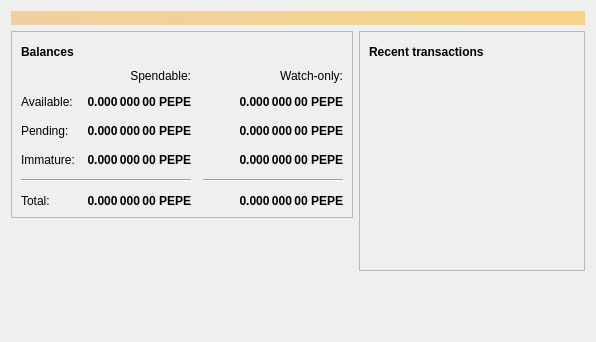
<?xml version="1.0" encoding="UTF-8"?>
<ui version="4.0">
 <class>OverviewPage</class>
 <widget class="QWidget" name="OverviewPage">
  <property name="geometry">
   <rect>
    <x>0</x>
    <y>0</y>
    <width>596</width>
    <height>342</height>
   </rect>
  </property>
  <property name="windowTitle">
   <string>Form</string>
  </property>
  <layout class="QVBoxLayout" name="topLayout">
   <item>
    <widget class="QLabel" name="labelAlerts">
     <property name="visible">
      <bool>false</bool>
     </property>
     <property name="styleSheet">
      <string notr="true">background-color: qlineargradient(x1: 0, y1: 0, x2: 1, y2: 0, stop:0 #F0D0A0, stop:1 #F8D488); color:#000000;</string>
     </property>
     <property name="wordWrap">
      <bool>true</bool>
     </property>
     <property name="margin">
      <number>3</number>
     </property>
    </widget>
   </item>
   <item>
    <layout class="QHBoxLayout" name="horizontalLayout" stretch="1,1">
     <item>
      <layout class="QVBoxLayout" name="verticalLayout_2">
       <item>
        <widget class="QFrame" name="frame">
         <property name="frameShape">
          <enum>QFrame::StyledPanel</enum>
         </property>
         <property name="frameShadow">
          <enum>QFrame::Raised</enum>
         </property>
         <layout class="QVBoxLayout" name="verticalLayout_4">
          <item>
           <layout class="QHBoxLayout" name="horizontalLayout_4">
            <item>
             <widget class="QLabel" name="label_5">
              <property name="font">
               <font>
                <weight>75</weight>
                <bold>true</bold>
               </font>
              </property>
              <property name="text">
               <string>Balances</string>
              </property>
             </widget>
            </item>
            <item>
             <widget class="QPushButton" name="labelWalletStatus">
              <property name="enabled">
               <bool>false</bool>
              </property>
              <property name="maximumSize">
               <size>
                <width>30</width>
                <height>16777215</height>
               </size>
              </property>
              <property name="toolTip">
               <string>The displayed information may be out of date. Your wallet automatically synchronizes with the Dankcoin network after a connection is established, but this process has not completed yet.</string>
              </property>
              <property name="text">
               <string/>
              </property>
              <property name="icon">
               <iconset resource="../dankcoin.qrc">
                <normaloff>:/icons/warning</normaloff>
                <disabledoff>:/icons/warning</disabledoff>:/icons/warning</iconset>
              </property>
              <property name="iconSize">
               <size>
                <width>24</width>
                <height>24</height>
               </size>
              </property>
              <property name="flat">
               <bool>true</bool>
              </property>
             </widget>
            </item>
            <item>
             <spacer name="horizontalSpacer_3">
              <property name="orientation">
               <enum>Qt::Horizontal</enum>
              </property>
              <property name="sizeHint" stdset="0">
               <size>
                <width>40</width>
                <height>20</height>
               </size>
              </property>
             </spacer>
            </item>
           </layout>
          </item>
          <item>
           <layout class="QGridLayout" name="gridLayout">
            <property name="spacing">
             <number>12</number>
            </property>
            <item row="2" column="2">
             <widget class="QLabel" name="labelWatchPending">
              <property name="font">
               <font>
                <weight>75</weight>
                <bold>true</bold>
               </font>
              </property>
              <property name="cursor">
               <cursorShape>IBeamCursor</cursorShape>
              </property>
              <property name="toolTip">
               <string>Unconfirmed transactions to watch-only addresses</string>
              </property>
              <property name="text">
               <string notr="true">0.000 000 00 PEPE</string>
              </property>
              <property name="alignment">
               <set>Qt::AlignRight|Qt::AlignTrailing|Qt::AlignVCenter</set>
              </property>
              <property name="textInteractionFlags">
               <set>Qt::LinksAccessibleByMouse|Qt::TextSelectableByKeyboard|Qt::TextSelectableByMouse</set>
              </property>
             </widget>
            </item>
            <item row="2" column="1">
             <widget class="QLabel" name="labelUnconfirmed">
              <property name="font">
               <font>
                <weight>75</weight>
                <bold>true</bold>
               </font>
              </property>
              <property name="cursor">
               <cursorShape>IBeamCursor</cursorShape>
              </property>
              <property name="toolTip">
               <string>Total of transactions that have yet to be confirmed, and do not yet count toward the spendable balance</string>
              </property>
              <property name="text">
               <string notr="true">0.000 000 00 PEPE</string>
              </property>
              <property name="alignment">
               <set>Qt::AlignRight|Qt::AlignTrailing|Qt::AlignVCenter</set>
              </property>
              <property name="textInteractionFlags">
               <set>Qt::LinksAccessibleByMouse|Qt::TextSelectableByKeyboard|Qt::TextSelectableByMouse</set>
              </property>
             </widget>
            </item>
            <item row="3" column="2">
             <widget class="QLabel" name="labelWatchImmature">
              <property name="font">
               <font>
                <weight>75</weight>
                <bold>true</bold>
               </font>
              </property>
              <property name="cursor">
               <cursorShape>IBeamCursor</cursorShape>
              </property>
              <property name="toolTip">
               <string>Mined balance in watch-only addresses that has not yet matured</string>
              </property>
              <property name="text">
               <string notr="true">0.000 000 00 PEPE</string>
              </property>
              <property name="alignment">
               <set>Qt::AlignRight|Qt::AlignTrailing|Qt::AlignVCenter</set>
              </property>
              <property name="textInteractionFlags">
               <set>Qt::LinksAccessibleByMouse|Qt::TextSelectableByKeyboard|Qt::TextSelectableByMouse</set>
              </property>
             </widget>
            </item>
            <item row="4" column="0" colspan="2">
             <widget class="Line" name="line">
              <property name="orientation">
               <enum>Qt::Horizontal</enum>
              </property>
             </widget>
            </item>
            <item row="4" column="2">
             <widget class="Line" name="lineWatchBalance">
              <property name="sizePolicy">
               <sizepolicy hsizetype="Preferred" vsizetype="Fixed">
                <horstretch>0</horstretch>
                <verstretch>0</verstretch>
               </sizepolicy>
              </property>
              <property name="minimumSize">
               <size>
                <width>140</width>
                <height>0</height>
               </size>
              </property>
              <property name="orientation">
               <enum>Qt::Horizontal</enum>
              </property>
             </widget>
            </item>
            <item row="5" column="0">
             <widget class="QLabel" name="labelTotalText">
              <property name="text">
               <string>Total:</string>
              </property>
             </widget>
            </item>
            <item row="3" column="1">
             <widget class="QLabel" name="labelImmature">
              <property name="font">
               <font>
                <weight>75</weight>
                <bold>true</bold>
               </font>
              </property>
              <property name="cursor">
               <cursorShape>IBeamCursor</cursorShape>
              </property>
              <property name="toolTip">
               <string>Mined balance that has not yet matured</string>
              </property>
              <property name="text">
               <string notr="true">0.000 000 00 PEPE</string>
              </property>
              <property name="alignment">
               <set>Qt::AlignRight|Qt::AlignTrailing|Qt::AlignVCenter</set>
              </property>
              <property name="textInteractionFlags">
               <set>Qt::LinksAccessibleByMouse|Qt::TextSelectableByKeyboard|Qt::TextSelectableByMouse</set>
              </property>
             </widget>
            </item>
            <item row="2" column="3">
             <spacer name="horizontalSpacer_2">
              <property name="orientation">
               <enum>Qt::Horizontal</enum>
              </property>
              <property name="sizeHint" stdset="0">
               <size>
                <width>40</width>
                <height>20</height>
               </size>
              </property>
             </spacer>
            </item>
            <item row="3" column="0">
             <widget class="QLabel" name="labelImmatureText">
              <property name="text">
               <string>Immature:</string>
              </property>
             </widget>
            </item>
            <item row="5" column="1">
             <widget class="QLabel" name="labelTotal">
              <property name="font">
               <font>
                <weight>75</weight>
                <bold>true</bold>
               </font>
              </property>
              <property name="cursor">
               <cursorShape>IBeamCursor</cursorShape>
              </property>
              <property name="toolTip">
               <string>Your current total balance</string>
              </property>
              <property name="text">
               <string notr="true">0.000 000 00 PEPE</string>
              </property>
              <property name="alignment">
               <set>Qt::AlignRight|Qt::AlignTrailing|Qt::AlignVCenter</set>
              </property>
              <property name="textInteractionFlags">
               <set>Qt::LinksAccessibleByMouse|Qt::TextSelectableByKeyboard|Qt::TextSelectableByMouse</set>
              </property>
             </widget>
            </item>
            <item row="5" column="2">
             <widget class="QLabel" name="labelWatchTotal">
              <property name="font">
               <font>
                <weight>75</weight>
                <bold>true</bold>
               </font>
              </property>
              <property name="cursor">
               <cursorShape>IBeamCursor</cursorShape>
              </property>
              <property name="toolTip">
               <string>Current total balance in watch-only addresses</string>
              </property>
              <property name="text">
               <string notr="true">0.000 000 00 PEPE</string>
              </property>
              <property name="alignment">
               <set>Qt::AlignRight|Qt::AlignTrailing|Qt::AlignVCenter</set>
              </property>
              <property name="textInteractionFlags">
               <set>Qt::LinksAccessibleByMouse|Qt::TextSelectableByKeyboard|Qt::TextSelectableByMouse</set>
              </property>
             </widget>
            </item>
            <item row="0" column="2">
             <widget class="QLabel" name="labelWatchonly">
              <property name="text">
               <string>Watch-only:</string>
              </property>
              <property name="alignment">
               <set>Qt::AlignRight|Qt::AlignTrailing|Qt::AlignVCenter</set>
              </property>
             </widget>
            </item>
            <item row="1" column="0">
             <widget class="QLabel" name="labelBalanceText">
              <property name="text">
               <string>Available:</string>
              </property>
             </widget>
            </item>
            <item row="1" column="1">
             <widget class="QLabel" name="labelBalance">
              <property name="font">
               <font>
                <weight>75</weight>
                <bold>true</bold>
               </font>
              </property>
              <property name="cursor">
               <cursorShape>IBeamCursor</cursorShape>
              </property>
              <property name="toolTip">
               <string>Your current spendable balance</string>
              </property>
              <property name="text">
               <string notr="true">0.000 000 00 PEPE</string>
              </property>
              <property name="alignment">
               <set>Qt::AlignRight|Qt::AlignTrailing|Qt::AlignVCenter</set>
              </property>
              <property name="textInteractionFlags">
               <set>Qt::LinksAccessibleByMouse|Qt::TextSelectableByKeyboard|Qt::TextSelectableByMouse</set>
              </property>
             </widget>
            </item>
            <item row="1" column="2">
             <widget class="QLabel" name="labelWatchAvailable">
              <property name="font">
               <font>
                <weight>75</weight>
                <bold>true</bold>
               </font>
              </property>
              <property name="cursor">
               <cursorShape>IBeamCursor</cursorShape>
              </property>
              <property name="toolTip">
               <string>Your current balance in watch-only addresses</string>
              </property>
              <property name="text">
               <string notr="true">0.000 000 00 PEPE</string>
              </property>
              <property name="alignment">
               <set>Qt::AlignRight|Qt::AlignTrailing|Qt::AlignVCenter</set>
              </property>
              <property name="textInteractionFlags">
               <set>Qt::LinksAccessibleByMouse|Qt::TextSelectableByKeyboard|Qt::TextSelectableByMouse</set>
              </property>
             </widget>
            </item>
            <item row="2" column="0">
             <widget class="QLabel" name="labelPendingText">
              <property name="text">
               <string>Pending:</string>
              </property>
             </widget>
            </item>
            <item row="0" column="1">
             <widget class="QLabel" name="labelSpendable">
              <property name="text">
               <string>Spendable:</string>
              </property>
              <property name="alignment">
               <set>Qt::AlignRight|Qt::AlignTrailing|Qt::AlignVCenter</set>
              </property>
             </widget>
            </item>
           </layout>
          </item>
         </layout>
        </widget>
       </item>
       <item>
        <spacer name="verticalSpacer">
         <property name="orientation">
          <enum>Qt::Vertical</enum>
         </property>
         <property name="sizeHint" stdset="0">
          <size>
           <width>20</width>
           <height>40</height>
          </size>
         </property>
        </spacer>
       </item>
      </layout>
     </item>
     <item>
      <layout class="QVBoxLayout" name="verticalLayout_3">
       <item>
        <widget class="QFrame" name="frame_2">
         <property name="frameShape">
          <enum>QFrame::StyledPanel</enum>
         </property>
         <property name="frameShadow">
          <enum>QFrame::Raised</enum>
         </property>
         <layout class="QVBoxLayout" name="verticalLayout">
          <item>
           <layout class="QHBoxLayout" name="horizontalLayout_2">
            <item>
             <widget class="QLabel" name="label_4">
              <property name="font">
               <font>
                <weight>75</weight>
                <bold>true</bold>
               </font>
              </property>
              <property name="text">
               <string>Recent transactions</string>
              </property>
             </widget>
            </item>
            <item>
             <widget class="QPushButton" name="labelTransactionsStatus">
              <property name="enabled">
               <bool>false</bool>
              </property>
              <property name="maximumSize">
               <size>
                <width>30</width>
                <height>16777215</height>
               </size>
              </property>
              <property name="toolTip">
               <string>The displayed information may be out of date. Your wallet automatically synchronizes with the Dankcoin network after a connection is established, but this process has not completed yet.</string>
              </property>
              <property name="text">
               <string/>
              </property>
              <property name="icon">
               <iconset resource="../dankcoin.qrc">
                <normaloff>:/icons/warning</normaloff>
                <disabledoff>:/icons/warning</disabledoff>:/icons/warning</iconset>
              </property>
              <property name="iconSize">
               <size>
                <width>24</width>
                <height>24</height>
               </size>
              </property>
              <property name="flat">
               <bool>true</bool>
              </property>
             </widget>
            </item>
            <item>
             <spacer name="horizontalSpacer">
              <property name="orientation">
               <enum>Qt::Horizontal</enum>
              </property>
              <property name="sizeHint" stdset="0">
               <size>
                <width>40</width>
                <height>20</height>
               </size>
              </property>
             </spacer>
            </item>
           </layout>
          </item>
          <item>
           <widget class="QListView" name="listTransactions">
            <property name="styleSheet">
             <string notr="true">QListView { background: transparent; }</string>
            </property>
            <property name="frameShape">
             <enum>QFrame::NoFrame</enum>
            </property>
            <property name="verticalScrollBarPolicy">
             <enum>Qt::ScrollBarAlwaysOff</enum>
            </property>
            <property name="horizontalScrollBarPolicy">
             <enum>Qt::ScrollBarAlwaysOff</enum>
            </property>
            <property name="selectionMode">
             <enum>QAbstractItemView::NoSelection</enum>
            </property>
           </widget>
          </item>
         </layout>
        </widget>
       </item>
       <item>
        <spacer name="verticalSpacer_2">
         <property name="orientation">
          <enum>Qt::Vertical</enum>
         </property>
         <property name="sizeHint" stdset="0">
          <size>
           <width>20</width>
           <height>40</height>
          </size>
         </property>
        </spacer>
       </item>
      </layout>
     </item>
    </layout>
   </item>
  </layout>
 </widget>
 <resources/>
 <connections/>
</ui>
